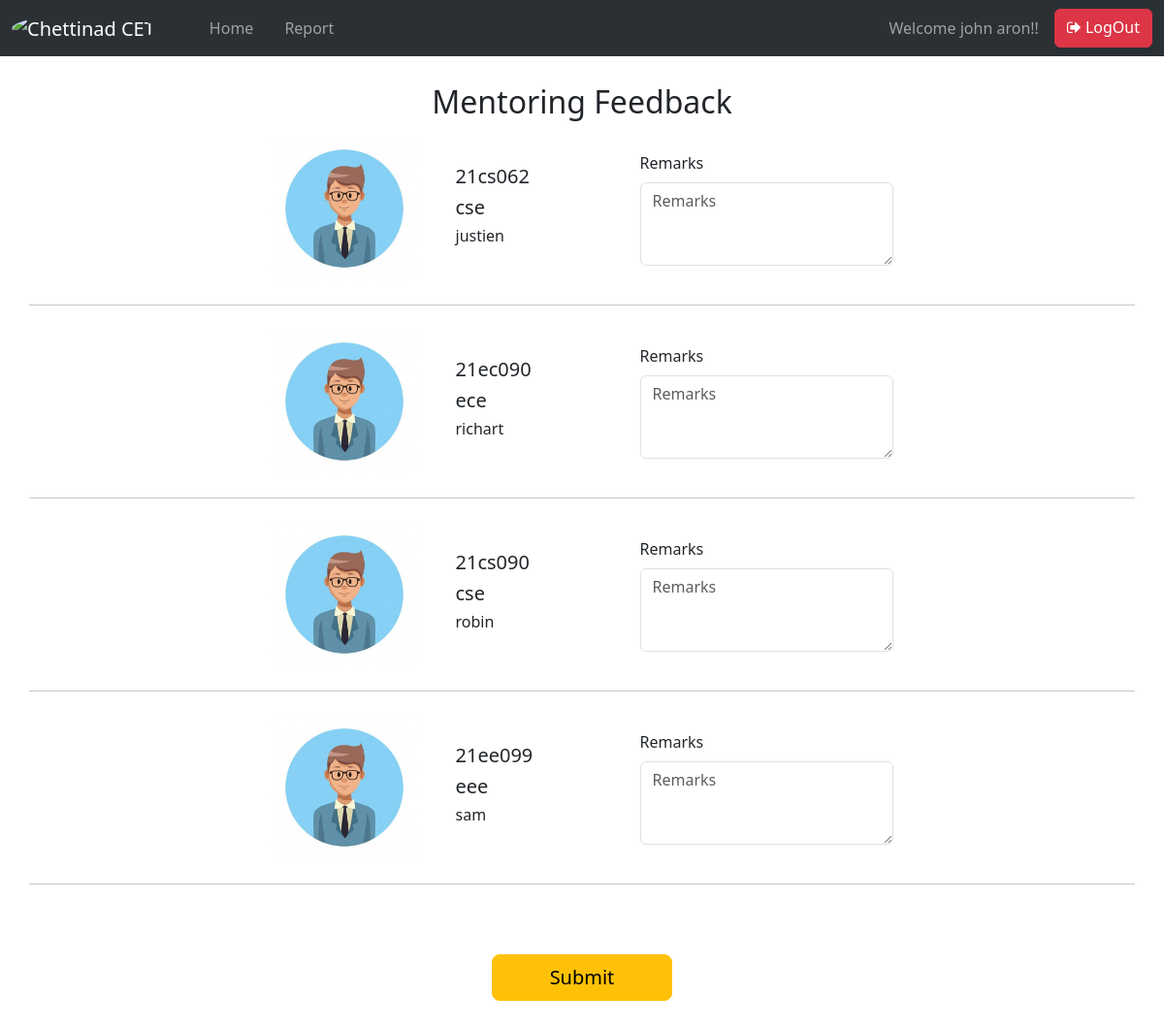
Page /oldindex.php (signed in) on the committed database.
### tables this page shows
CREATE TABLE IF NOT EXISTS `student` (
  `ID` int(11) NOT NULL AUTO_INCREMENT,
  `rollno` varchar(10) NOT NULL,
  `photo` varchar(150) DEFAULT './student.jpg',
  `name` varchar(50) NOT NULL DEFAULT '0',
  `dept` varchar(50) NOT NULL DEFAULT '0',
  `mentorid` int(11) NOT NULL DEFAULT '0',
  `insertat` timestamp NOT NULL DEFAULT CURRENT_TIMESTAMP,
  PRIMARY KEY (`ID`),
  UNIQUE KEY `rollno` (`rollno`)
);

### oldindex.php (the view, shortened to what this page needs)
<?php
include_once("config.php");
if (isset($_SESSION["faculty_id"])) {
    ?>
    <!doctype html>
    <html lang="en">
    <head>
        <link href="https://cdn.jsdelivr.net/npm/bootstrap@5.3.2/dist/css/bootstrap.min.css" rel="stylesheet"
>
        <link rel="stylesheet" href="https://cdnjs.cloudflare.com/ajax/libs/font-awesome/4.7.0/css/font-awesome.min.css">
    </head>
    <body>
        <?php include_once("navbar.php"); ?>
        <div class="container" style="margin-top: 70px">
            <div class="row justify-content-center">
                <h2 class="mt-3 mb-3 col-lg-5 text-center">Mentoring Feedback</h2>
                <?php
                $stmt = $dbh->prepare("SELECT * FROM student where mentorid=:mentorid");
                $stmt->bindParam(':mentorid', $_SESSION["faculty_id"]);
                $stmt->execute();
                $result = $stmt->fetchAll(PDO::FETCH_ASSOC);
                if ($result) {
                    ?>
                    <form action="action.php" method="post">
                        <?php
                        foreach ($result as $row) {
                            ?>
                            <div class="row justify-content-center">
                                <div class="col-lg-2 col-md-3 col-sm-6 align-self-center">
                                    <img src="<?php echo $row['photo']; ?>" alt="<?php $row['photo']; ?>" height="150">
                                </div>
                                <div class="col-lg-2 col-md-2 col-sm-6 align-self-center">
                                    <h5>
                                        <?php echo $row['rollno']; ?>
                                    </h5>
                                    <h5>
                                        <?php echo $row['dept']; ?>
                                    </h5>
                                    <h6>
                                        <?php echo $row['name']; ?>
                                    </h6>
                                </div>
                                <div class="col-lg-3 col-md-4 col-sm-10 align-self-center">
                                    <label for="remark<?php echo $row["ID"]; ?>" class="form-label">Remarks</label>
                                    <textarea class="form-control" rows=3 name="remark<?php echo $row["ID"]; ?>"
                                        placeholder="Remarks" oninput="validateInput(this)"></textarea>
                                </div>
                                <hr class="my-4">
                            </div>
                            <?php
                        }
                        ?>
                        <div class="d-grid gap-2 mx-auto col-2 m-5">
                            <input type="submit" class="btn btn-warning btn-lg mb-5">
                        </div>
                    </form>
                    <?php
                } else {
                    echo "<option value=''>No student found</option>";
                }
                ?>
            </div>
        </div>
    </body>
    </html>
    <?php
} else
    header("location:login.php");
?>

### navbar.php (shortened to what this page needs)
<?php
function isActive($page)
{
    $currentPage = basename($_SERVER['PHP_SELF']);
    return ($currentPage === $page) ? 'active' : '';
}
?>
<nav class="navbar fixed-top navbar-expand-lg bg-body-tertiary bg-primary" data-bs-theme="dark">
    <div class="container-fluid">
        <div class="collapse navbar-collapse" id="navbarTogglerDemo01">
            <a class="navbar-brand" href="./">
                <img src="https://www.chettinadtech.ac.in/intranet_login_assets/images/college_icon.jpg"
                    alt="Chettinad CET" class="ccet_logo" height="40" width="40">
            </a>
            <?php
            if (isset($_SESSION["faculty_id"])) {
                ?>
                <ul class="ms-3 navbar-nav me-auto mb-2 mb-lg-0">
                    <li class="ms-3 nav-item">
                        <a class="nav-link <?php echo isActive('index.php'); ?>" aria-current="page"
                            href="index.php">Home</a>
                    </li>
                    <li class="ms-3 nav-item">
                        <a class="nav-link <?php echo isActive('report.php'); ?>" href="report.php">Report</a>
                    </li>
                </ul>
                <div class="d-flex">
                    <span class="navbar-text me-3">
                        <?php echo "Welcome " . $_SESSION["name"] . "!!"; ?>
                    </span>
                    <a href="logout.php" class="btn btn-danger"><i class="fa fa-sign-out"></i> LogOut</a>
                </div>
            <?php } ?>
        </div>
    </div>
</nav>

### navbar.php (style rules this page uses)
.ccet_logo { border-radius: 50%; }

### rows in the picture
student: photo (picture), rollno "21cs062", dept "cse", name "justien", ID "Remarks"
student: photo (picture), rollno "21ec090", dept "ece", name "richart", ID "Remarks"
student: photo (picture), rollno "21cs090", dept "cse", name "robin", ID "Remarks"
student: photo (picture), rollno "21ee099", dept "eee", name "sam", ID "Remarks"

### other values in the picture
$_SESSION["name"] "john aron"
